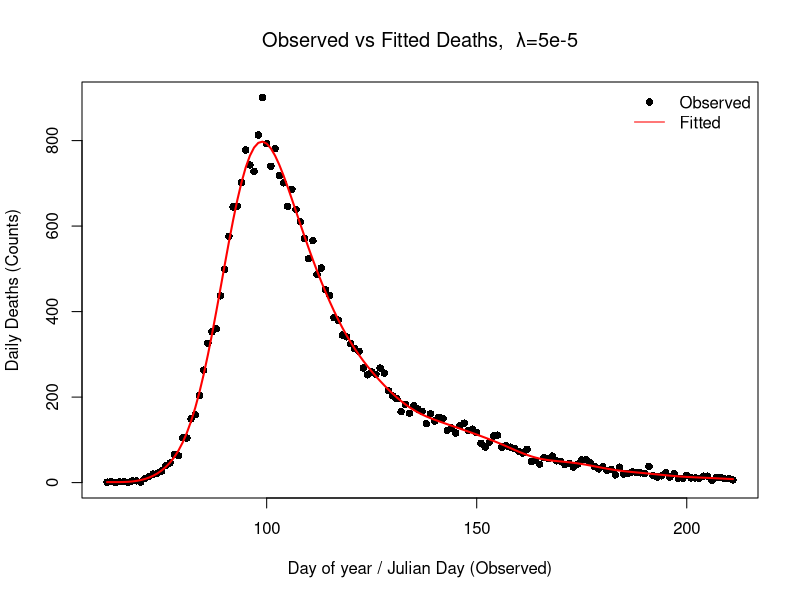
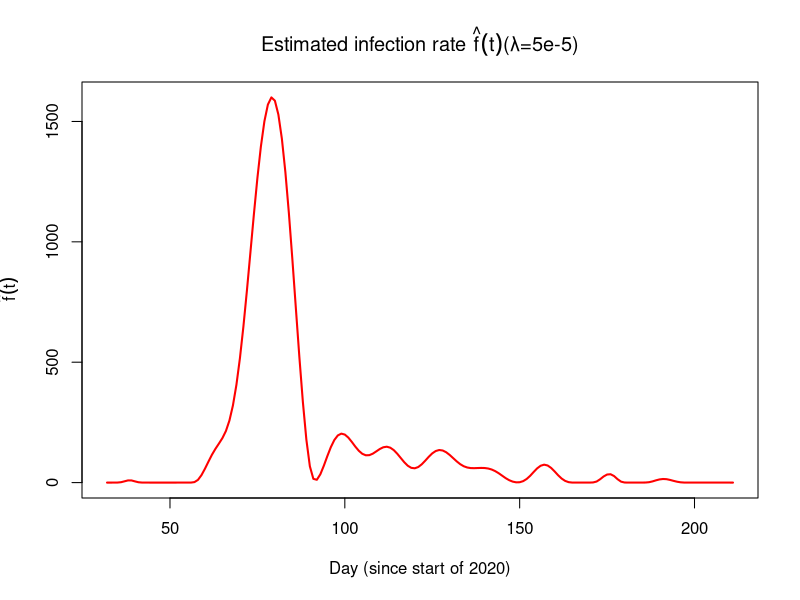
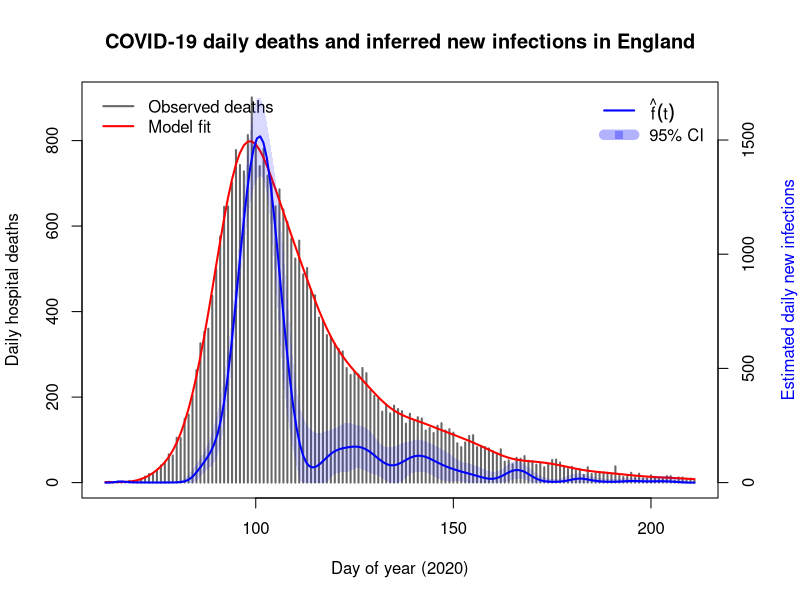

Generate these figures, in order, with R:
start <- Sys.time()
##=============== PROJECT 3 - EXTENDED STATISTICAL PROGRAMMING =================

# Group 12 
# Aseel Alghamdi : S2901228
# Fenanda Dwitha Kurniasari : S2744048
# Nurmawiya : S2822251

# Aseel     : Make function to contruct X, X tilde, and S (make_matrice)
#             Make objective function and its derivative
# Fenanda   : Bootstrap Uncertainty, 
#             Make final plot
#             Revise and put comment on code
# Nurmawiya : Preliminary Sanity Check with initial lambda, making plot
#             Fit the model using BFGS
#             Revise and put comment on code

# Repository Link
# https://github.com/fenandadwithak/Team12/tree/main/Proj3

# ==============================================================================
##                                  OUTLINE
# ==============================================================================
## What you get:
## (1) 
## (2) 
## (3) 
## (4) 
## (5)
## (6)


##===================== Data Preparation & Load library ========================
library(splines) #load library splines

df <- read.table("engcov.txt", header = TRUE) # import datasets
y <- df$nhs; t <- df$julian
n <- length(y) # define total observation 
d <- 1:80; edur <- 3.151; sdur <- .469
pd <- dlnorm(d, edur, sdur) # density (PDF) function of death
pd <- pd / sum(pd) # probability of death

##==================== (1) Construct X, Xtilde, and S ==========================
make_matrices <- function(t, K=80) {
  # Function to construct matrices (Xtilde, X, S) required for predicting 
  #  number of new infections occuring on day t which expressed by an infection 
  #  rate function f(t)
  
  # Input/Arguments :(1) t, a vector of day since 2020. In this dataset, we use 
  #                      julian
  #                  (2) K, number of basis function, set to 80
  #                      larger K gives a more flexible/wigglier basis
  #
  # Output/Return   :(1) Xtilde, a model matrix (spline basis) to predict f(t) 
  #                      f(t) = b1(t)β1 + b2(t)β2 + ... + bk(t)βk
  #                      row : days; colomn : B-spline basis function
  #                  (2) X, model matrix for the expected death count (the 
  #                      observed outcome), after convolution with Xtilde and 
  #                      π(j)/probability func. for days from infection to death 
  #                  (3) S, penalised matrix. Matrix defining which aspect of β
  #                      are penalised
  
  # Construct X_tilde
  # Define a sequence starting from the first day of death recorded minus 30
  # (min(t)-30) because for the earliest records, deaths might be caused by the
  # infection happened around 30 days ago, until maximum day observed (max(t))
  # for as many as K+4 evenly spaced, so there will be a sequence of 84 numbers
  knots <- seq(min(t)-30, max(t), length.out=K+4)
  
  Xtilde <- splineDesign(knots=knots, 
                         x=(min(t)-30):max(t), 
                         ord=4,
                         outer.ok= TRUE)#construct matrix X-tilde using 
                                        #splineDesign with 84 knots as defined 
                                        #before starting from min(t)-30 until 
                                        #max(t) with order of the spline = 4
  
  # Construct X
  X <- matrix(0, nrow=length(t), ncol=ncol(Xtilde)) # initialize matrix to store
  #for every value in length(t) = 150
  # Execute for each observation of time (1:150)
  for (i in 1:length(t)) {
    j_max <- min(80, 29 + i) ## define upper bound for summation
    for (j in 1:j_max) { ## calculate for each days until death 
      # fill corresponding cells with corresponding element X_tilde and prob 
      # death time function
      X[i,] <- X[i,] + Xtilde[30 + i - j,] * pd[j] 
    }
  }
  
  # Construct S (Penalised Matrix)
  S <- crossprod(diff(diag(ncol(X)), diff=2))
  
  list(Xtilde=Xtilde, X=X, S=S) ## return the output into a list 
}##make_matrices

mats <- make_matrices(t) #
X <- mats$X ## X
S <- mats$S ## S
Xtilde <- mats$Xtilde ## X tilde

##============= (2) Function Penalised NLL and its Objective Func. =============

# In this part, we define objective function to be optimised. For this case, 
# it's already given that f(t) has possion GLM distribution

# First, we know that (log likehood funct of poisson) formula for poisson 
#        l = ∑[yi.log(μi)−μi−log(yi!)]
#        where  μ = Xβ
#        Also, we drop log(yi!) as it does not depends on parameter
#   
# NLL = ∑(Xβ−y⋅log(Xβ))[Negative loglikelihood function]
#       where β=exp(γ) (imposed for positivity)
# Then, the penalty is applied to β (control smoothness of the function), 
#       P = 0.5λβ'Sβ

# Penalised NLL = NLL + P

# Objective Function
pen_nll <- function(gamma, X, y, S, lambda, weight=1) {
  # Function to compute penalised negative log likehood
  # Input/Argument : (1) Gamma : K-vector of spline coefficients
  #                  (2) y : the deaths on day of the year ti
  #                  (3) S : penalised matrix
  #                  (4) lambda : smoothing parameter
  #                  (5) weight : weight for bootstraping sampled data
  #                      adjusted for more general use in this case
  
  # Output/Return  : single numeric value of pen_nll
  beta <- exp(gamma) # β = exp(γ)
  mu <- as.vector(X %*% beta) # μ = Xβ
  ll <- sum(weight*(y * log(mu) - mu)) # likelihood funct of possion dist
  penalty <- 0.5 * lambda * t(beta) %*% (S %*% beta) # penalty
  return(-ll + penalty)
}##pen_nll


# Define Gradient vector of Objective Function/ its derivative vector 
pen_grad <- function(gamma, X, y, S, lambda, weight=1) {
  # Function to compute derivative vector
  # Input/Argument : (1) Gamma : K-vector of spline coefficients
  #                  (2) y : the deaths on day of the year ti
  #                  (3) S : penalised matrix
  #                  (4) lambda : smoothing parameter
  #                  (5) weight : weight for bootstraping sampled data
  #                      adjusted for more general use in this case
  
  
  beta <- exp(gamma) # β = exp(γ)
  mu <- as.vector(X %*% beta) # μ = Xβ
  F <- t(X) %*% (weight*(y / mu - 1)) # ∂li/∂γj; or F =  diag(yi/µi−1).X.diag(β) 
  grad_ll <- -F * beta # total derivative for all data
  grad_pen <- lambda * (beta * (S %*% beta)) # total gradient for penalty 
  return(as.vector(grad_ll + grad_pen))
}

# Checking the derivative (From SP Notes pg 74)
K <- 80
fd <- gamma0 <- rep(0, K)       # start from all zeros
lambda <- 5e-5
pen_nll0 <- pen_nll(gamma0, X, y, S, lambda) 
eps <- 1e-7
for (i in 1:length(gamma0)) {
  gamma1 <- gamma0; gamma1[i] <- eps
  pen_nll1 <- pen_nll(gamma1,X,y,S,lambda)
  fd[i] <- (pen_nll1 - pen_nll0)/eps
}
fd; pen_grad(gamma0, X, y, S, lambda) ## already same
range(fd - pen_grad(gamma0, X, y, S, lambda)) ## apx zero

##================ (3) Fit the model using BFGS optimization ===================
gamma0 <- rep(0, K)       # start from all zeros
lambda <- 5e-5            # smoothing strength: larger -> smoother fitted curve

# Use BFGS (a standard quasi-Newton optimizer) to minimize the objective
fit <- optim(
  par     = gamma0,                 # initial gamma
  fn      = pen_nll,                # objective function
  gr      = pen_grad,               # analytic gradient
  method  = "BFGS",                 # efficient for smooth problems
  control = list(maxit = 1000),     # cap iterations
  X=X, y=y, S=S, lambda=lambda
)

beta_hat <- exp(fit$par) # estimated spline coefficients (K-vector)
mu_hat <- as.vector(X %*% beta_hat)

plot(t, y, pch=16, col="black",
     xlab="Day of year / Julian Day (Observed)",
     ylab="Daily Deaths (Counts)",
     main=expression(paste("Observed vs Fitted Deaths,  λ=5e-5")))
lines(t, mu_hat, col="red", lwd=2)
legend("topright", legend=c("Observed", "Fitted"),
       col=c("black", "red"), pch=c(16, NA), lty=c(NA,1), bty="n")

# Plot estimated infection rate f(t)
f_hat <- Xtilde %*% beta_hat #fitted infection rate f(t)
plot((min(t)-30):max(t), f_hat, type="l", col="red", lwd=2,
     xlab="Day (since start of 2020)",
     ylab=expression(hat(f)(t)),
     main=expression(paste("Estimated infection rate ", hat(f)(t),"(λ=5e-5)")))

##================ (4) Fit the model using BFGS optimization ===================
lambdas <- exp(seq(-13, -7, length=50))
BIC_vals <- numeric(length(lambdas))
best_fit <- NULL

for (i in seq_along(lambdas)) {
  fit <- optim(par=gamma0, fn=pen_nll, gr=pen_grad, method="BFGS",
               X=X, y=y, S=S, lambda=lambdas[i], control=list(maxit=1000))
  beta_hat <- exp(fit$par)
  mu_hat <- as.vector(X %*% beta_hat)
  W <- diag(as.vector(y / mu_hat^2))
  H0 <- t(X) %*% W %*% X
  H_lambda <- H0 + lambdas[i] * S
  EDF <- sum(diag(solve(H_lambda, H0)))
  ll <- sum(y * log(mu_hat) - mu_hat)
  BIC_vals[i] <- -2 * ll + log(length(y)) * EDF
  if (is.null(best_fit) || BIC_vals[i] < min(BIC_vals[1:i])) best_fit <- fit
}

best_lambda <- lambdas[which.min(BIC_vals)]
cat("Best lambda:", best_lambda, "\n")

##=============== (5) Non Parametric Bootstrap Uncertainty =====================
# Initialize number of replicate sample
n_bootstrap <- 200 

# Initialize matrix to store bootstrap replicates
mat_boots <- matrix(NA, nrow=nrow(mats$Xtilde), ncol=n_bootstrap)

for (b in 1:n_bootstrap) {
  wb <- tabulate(sample(n, replace=TRUE), n)
  fit_b <- optim(rep(0, ncol(X)), 
                 pen_nll, gr=pen_grad, 
                 method="BFGS",
                 y=y, X=X, S=S, 
                 lambda=best_lambda, 
                 weight=wb, 
                 control=list(maxit=1000))
  beta_b <- exp(fit_b$par)
  mat_boots[,b] <- mats$Xtilde %*% beta_b ## estimate number of new infection
}

##=====================(6) Final Plot===========================================

# Estimate the daily new infection rate f(t) with its 95% confidence limits
mean_ft = rowMeans(mat_boots) # estimated mean number of new infections per day
                              # averaged across all bootstrap replicates
sd_ft = apply(mat_boots,1,sd) # estimated standard deviation number of new infec
                              # across all bootstrap replicates
ub_ft = mean_ft + (1.96*sd_ft)# Upper Bound 95% CI
lb_ft = pmax(mean_ft - (1.96*sd_ft),0) # Lower Bound 95% CI, constraint no value
                                       # lies below zero
time_ft <- (min(t)-30):max(t)

#  
beta_hat <- exp(best_fit$par) # 
mu_hat <- as.vector(X %*% beta_hat) # mean deaths per day (from based fit model)

windows()
# Final Plot
par(mar=c(5,4,4,4)+0.1)
plot(t, y, type='h', lwd=2, col="grey40",
     xlab="Day of year (2020)",
     ylab="Daily hospital deaths",
     main="COVID-19 daily deaths and inferred new infections in England")
lines(t, mu_hat, col="red", lwd=2)
legend("topleft", inset=0.01, bty="n",
       legend=c("Observed deaths","Model fit"), col=c("grey40","red"), lwd=c(2,2))

par(new=TRUE)
plot(time_ft, mean_ft, type='l', col="blue", lwd=2,
     axes=FALSE, xlab="", ylab="", ylim=c(0, max(ub_ft)))
polygon(c(time_ft, rev(time_ft)), c(lb_ft, rev(ub_ft)),
        col=rgb(0,0,1,0.15), border=NA)
axis(side=4)
mtext("Estimated daily new infections", side=4, line=3, col="blue")
legend("topright", inset=0.01, bty="n",
       legend=c(expression(hat(f)(t)), "95% CI"),
       col=c("blue", rgb(0,0,1,0.3)), lwd=c(2,10), pch=c(NA,15))



end <- Sys.time()
end-start
